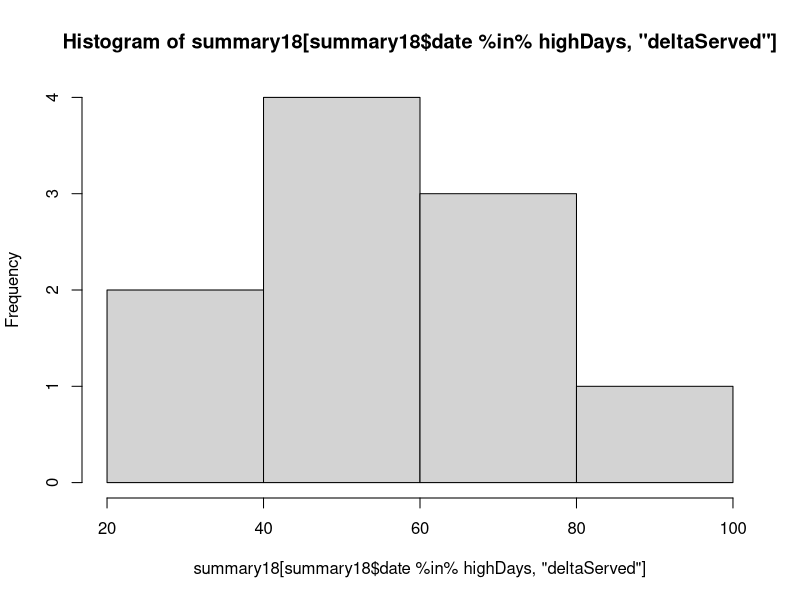
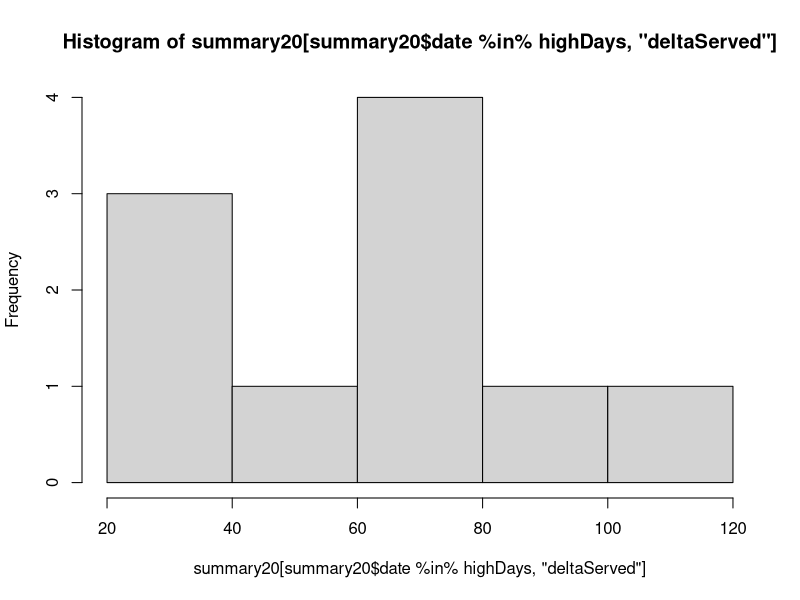

Source code (R) for these figures, in order:
#reproduz sistema de fila com n servos baseado em dados coletados
options(stringsAsFactors = FALSE)

queue <- 
  data.frame(
    clientNum <- numeric(),
    arrivalTime <- numeric(),
    chamada <- character(),
    stringsAsFactors = F
  )

data <- read.csv(file="dataNoite.csv", stringsAsFactors = F)
data$arrivalTimestamp <- as.POSIXct(data$arrivalTimestamp)
data$servStartTimestamp <- as.POSIXct(data$servStartTimestamp)

#state variables
clientNum <- 1
timeNextArrival <- data[clientNum, "arrivalTimestamp"]
timeNextDeparture <- Inf # just to make shure the first event is an arrival
simClock <- timeNextArrival - 1
numCustServed <- 0

#statistics
delaysTotal <- 0
delay <- 0
areaQ <- 0
areaB <- 0
numDelayedCustomers <- 0

#stop criteria (number of served customers)
reqCustServed <- nrow(data)

update <- function(curTime, event){
  timeLast <<- simClock
  simClock <<- curTime
  diffTime <- as.numeric(curTime) - as.numeric(timeLast)
  areaQ <<- areaQ + nrow(queue) * diffTime
  areaB <<- areaB + diffTime * sum(servers$busy)
}

logDF <- data.frame()
log <- function(event, clientNum, chamada){
  logDF <<- rbind(logDF, 
                  data.frame(time=as.POSIXct(simClock, origin = "1970-01-01"), 
                             type=event, 
                             clientNum=clientNum,
                             chamada=chamada,
                             busyServers=sum(servers$busy), 
                             queueSize=nrow(queue),
                             numDelayed = numDelayedCustomers,
                             numServed = numCustServed,
                             cumD = delaysTotal,
                             cumQ = areaQ, 
                             cumB = areaB
                             ))}

numServers <- 9
servers <- 
  data.frame(
    busy=rep(FALSE, numServers),
    depTime=Inf,
    clientNum=0,
    chamada="",
    stringsAsFactors = F
  )

allServersBusy <- function(){
  as.logical(sum(servers$busy)==nrow(servers))
}

allocateServer <- function(clientNum, chamada) {
  choosenServer <-
    if(length(which(!servers$busy))==1) 
      which(!servers$busy) 
    else 
      sample(which(!servers$busy), 1)
  servers[choosenServer, ] <<- list(busy=T, 
                                    depTime=getDepartTime(clientNum), 
                                    clientNum=clientNum, 
                                    chamada=chamada)
}

deallocateServer <- function(server) {
  servers[server, ] <<- list(FALSE, Inf, 0, "")
}

getDepartTime <- function(clientNum) {
  simClock + data[clientNum, "servDuration"]
}

log("start", 0, chamada="")
while(numCustServed < reqCustServed){
  if(timeNextArrival < as.POSIXct(timeNextDeparture, origin = "1970-01-01")){
    update(timeNextArrival, "arrival")
    arrivingClient <- clientNum
    chamada <- data[arrivingClient, "Chamada"]
    if(allServersBusy()){
      if(substr(chamada, 2, 2)=="P"){
        #customer goes to start of the queue
        queue <- rbind(data.frame(clientNum=arrivingClient, 
                                  arrivalTime=simClock, 
                                  chamada=chamada), 
                       queue)      
      } else {
        #customer goes to end of the queue
        queue <- rbind(queue, 
                       data.frame(clientNum=arrivingClient, 
                                  arrivalTime=simClock, 
                                  chamada=chamada))
      }
    } else {
      allocateServer(clientNum, chamada)
      timeNextDeparture <- min(servers$depTime)
      serverNextDeparture <- which.min(servers$depTime)
    }
    log("arrive", arrivingClient, chamada=chamada)
    clientNum <- clientNum + 1
    timeNextArrival <- if (is.na(data[clientNum, "arrivalTimestamp"])) Inf else data[clientNum, "arrivalTimestamp"]
  }else{
    update(timeNextDeparture, "departure")
    departingClientNum <- servers[serverNextDeparture, "clientNum"]
    departingClientChamada <- servers[serverNextDeparture, "chamada"]
    deallocateServer(serverNextDeparture)
    numCustServed <- numCustServed + 1
    if(nrow(queue)>0){
      delay <- simClock - as.numeric(queue[1, "arrivalTime"])
      delaysTotal <- delaysTotal + delay
      allocateServer(clientNum=queue[1, "clientNum"], chamada=queue[1, "chamada"])
      numDelayedCustomers <- numDelayedCustomers + 1
      queue <- queue[-1,]
    }
    timeNextDeparture <- min(servers$depTime)
    serverNextDeparture <- which.min(servers$depTime)
    log(event="depart", clientNum=departingClientNum, chamada=departingClientChamada)
  }
}

write.csv2(logDF, file = "logRepNoite.csv", row.names = FALSE)
#logDF <- read.csv2(file = "logRepNoite.csv")

#library(ggplot2)
#ggplot() + geom_step(data=logDF, mapping=aes(x=time, y=queueSize))

library(plyr)
summary18 <-
  ddply(logDF[format(logDF$time, "%H")=="18",], 
      .(date=format(time, "%y-%m-%d")), 
      function(x) c(QsizeAtStart=x[which.min(x$time), "queueSize"], 
                    busySrvAtStart=x[which.min(x$time), "busyServers"],
                    #deltaD=x[which.max(x$time), "cumD"] - x[which.min(x$time), "cumD"],
                    deltaServed=x[which.max(x$time), "numServed"] - x[which.min(x$time), "numServed"],
                    avgD=(x[which.max(x$time), "cumD"] - x[which.min(x$time), "cumD"])/(x[which.max(x$time), "numServed"] - x[which.min(x$time), "numServed"]),
                    #deltaQ=x[which.max(x$time), "cumQ"] - x[which.min(x$time), "cumQ"],
                    avgQ=(x[which.max(x$time), "cumQ"] - x[which.min(x$time), "cumQ"])/(60*60),
                    #deltaB=x[which.max(x$time), "cumB"] - x[which.min(x$time), "cumB"],
                    avgU=(x[which.max(x$time), "cumB"] - x[which.min(x$time), "cumB"])/(60*60*numServers),
                    minTime=min(x$time),
                    maxTime=max(x$time)))
summary18$minTime <- as.POSIXct(summary18$minTime, origin = "1970-01-01")
summary18$maxTime <- as.POSIXct(summary18$maxTime, origin = "1970-01-01")

write.table(summary18, file = "summaryRep18.csv", sep = ",", dec = ".", row.names = FALSE, eol = "\r")

summary20 <-
  ddply(logDF[format(logDF$time, "%H")=="20",], 
        .(date=format(time, "%y-%m-%d")), 
        function(x) c(QsizeAtStart=x[which.min(x$time), "queueSize"], 
                      busySrvAtStart=x[which.min(x$time), "busyServers"],
                      #deltaD=x[which.max(x$time), "cumD"] - x[which.min(x$time), "cumD"],
                      deltaServed=x[which.max(x$time), "numServed"] - x[which.min(x$time), "numServed"],
                      avgD=(x[which.max(x$time), "cumD"] - x[which.min(x$time), "cumD"])/(x[which.max(x$time), "numServed"] - x[which.min(x$time), "numServed"]),
                      #deltaQ=x[which.max(x$time), "cumQ"] - x[which.min(x$time), "cumQ"],
                      avgQ=(x[which.max(x$time), "cumQ"] - x[which.min(x$time), "cumQ"])/(60*60),
                      #deltaB=x[which.max(x$time), "cumB"] - x[which.min(x$time), "cumB"],
                      avgU=(x[which.max(x$time), "cumB"] - x[which.min(x$time), "cumB"])/(60*60*numServers),
                      minTime=min(x$time),
                      maxTime=max(x$time)))
summary20$minTime <- as.POSIXct(summary20$minTime, origin = "1970-01-01")
summary20$maxTime <- as.POSIXct(summary20$maxTime, origin = "1970-01-01")

write.table(summary20, file = "summaryRep20.csv", sep = ",", dec = ".", row.names = FALSE, eol = "\r")

highDays <- intersect(summary18[summary18$avgU>0.9,"date"], summary20[summary20$avgU>0.9,"date"])

#summary18 <- read.csv2(file = "summaryRep18.csv", stringsAsFactors = F)
#summary18[,4:6] <- apply(summary18[,4:6], 2, as.numeric)

apply(summary18[summary18$date %in% highDays, sapply(summary18, is.numeric)], 2, mean)
apply(summary18[summary18$date %in% highDays, sapply(summary18, is.numeric)], 2, sd)
 hist(summary18[summary18$date %in% highDays, "deltaServed"])

apply(summary20[summary20$date %in% highDays, sapply(summary20, is.numeric)], 2, mean)
apply(summary20[summary20$date %in% highDays, sapply(summary20, is.numeric)], 2, sd)
 hist(summary20[summary20$date %in% highDays, "deltaServed"])





